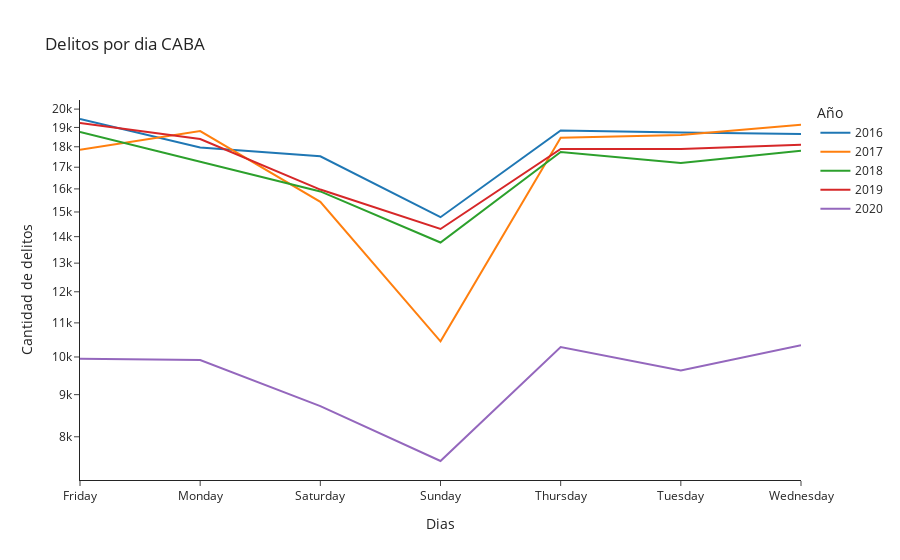

Notebook cell for this chart:
### Code cell
fig = px.line(df_dia, x = 'dia', y = 'count',
            color = 'anio',
            template = 'simple_white',
            labels = {'count' : 'Cantidad de delitos', 'dia': 'Dias', 'anio':'Año'},
            title = 'Delitos por dia CABA',
            hover_name = 'dia',
            height = 500, 
            log_y = True
            )
fig.show()

### Figure 1 — Plotly figure (JSON) as saved in the notebook; plotly's stock layout.template omitted (floating-point values rounded to 4 significant figures)
{"data": [{"hovertemplate": "<b>%{hovertext}</b><br><br>Año=2016<br>Dias=%{x}<br>Cantidad de delitos=%{y}<extra></extra>", "hovertext": ["Friday", "Monday", "Saturday", "Sunday", "Thursday", "Tuesday", "Wednesday"], "legendgroup": "2016", "line": {"color": "#1F77B4", "dash": "solid"}, "mode": "lines", "name": "2016", "orientation": "v", "showlegend": true, "type": "scatter", "x": ["Friday", "Monday", "Saturday", "Sunday", "Thursday", "Tuesday", "Wednesday"], "xaxis": "x", "y": [19454, 17962, 17525, 14783, 18844, 18731, 18658], "yaxis": "y"}, {"hovertemplate": "<b>%{hovertext}</b><br><br>Año=2017<br>Dias=%{x}<br>Cantidad de delitos=%{y}<extra></extra>", "hovertext": ["Friday", "Monday", "Saturday", "Sunday", "Thursday", "Tuesday", "Wednesday"], "legendgroup": "2017", "line": {"color": "#FF7F0E", "dash": "solid"}, "mode": "lines", "name": "2017", "orientation": "v", "showlegend": true, "type": "scatter", "x": ["Friday", "Monday", "Saturday", "Sunday", "Thursday", "Tuesday", "Wednesday"], "xaxis": "x", "y": [17845, 18806, 15430, 10446, 18459, 18598, 19139], "yaxis": "y"}, {"hovertemplate": "<b>%{hovertext}</b><br><br>Año=2018<br>Dias=%{x}<br>Cantidad de delitos=%{y}<extra></extra>", "hovertext": ["Friday", "Monday", "Saturday", "Sunday", "Thursday", "Tuesday", "Wednesday"], "legendgroup": "2018", "line": {"color": "#2CA02C", "dash": "solid"}, "mode": "lines", "name": "2018", "orientation": "v", "showlegend": true, "type": "scatter", "x": ["Friday", "Monday", "Saturday", "Sunday", "Thursday", "Tuesday", "Wednesday"], "xaxis": "x", "y": [18767, 17266, 15887, 13772, 17736, 17203, 17802], "yaxis": "y"}, {"hovertemplate": "<b>%{hovertext}</b><br><br>Año=2019<br>Dias=%{x}<br>Cantidad de delitos=%{y}<extra></extra>", "hovertext": ["Friday", "Monday", "Saturday", "Sunday", "Thursday", "Tuesday", "Wednesday"], "legendgroup": "2019", "line": {"color": "#D62728", "dash": "solid"}, "mode": "lines", "name": "2019", "orientation": "v", "showlegend": true, "type": "scatter", "x": ["Friday", "Monday", "Saturday", "Sunday", "Thursday", "Tuesday", "Wednesday"], "xaxis": "x", "y": [19238, 18393, 15970, 14303, 17891, 17892, 18105], "yaxis": "y"}, {"hovertemplate": "<b>%{hovertext}</b><br><br>Año=2020<br>Dias=%{x}<br>Cantidad de delitos=%{y}<extra></extra>", "hovertext": ["Friday", "Monday", "Saturday", "Sunday", "Thursday", "Tuesday", "Wednesday"], "legendgroup": "2020", "line": {"color": "#9467BD", "dash": "solid"}, "mode": "lines", "name": "2020", "orientation": "v", "showlegend": true, "type": "scatter", "x": ["Friday", "Monday", "Saturday", "Sunday", "Thursday", "Tuesday", "Wednesday"], "xaxis": "x", "y": [9948, 9913, 8717, 7476, 10283, 9630, 10336], "yaxis": "y"}], "layout": {"autosize": true, "legend": {"title": {"text": "Año"}, "tracegroupgap": 0}, "title": {"text": "Delitos por dia CABA"}, "xaxis": {"anchor": "y", "autorange": true, "domain": [0, 1], "range": [0, 6], "title": {"text": "Dias"}, "type": "category"}, "yaxis": {"anchor": "x", "autorange": true, "domain": [0, 1], "range": [3.851, 4.312], "title": {"text": "Cantidad de delitos"}, "type": "log"}}}
